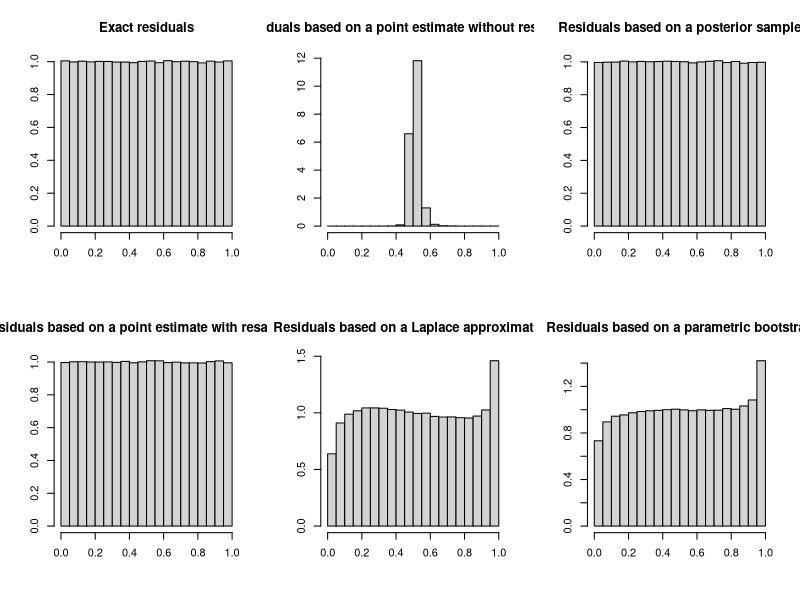

Here is the R script that generated this plot:
rm(list=ls())
mu=10#known
n=1e6
shape=2
scale=2
l=rgamma(n,shape=shape,scale=scale)
s=rpois(length(l),l*mu)
par(mfrow=c(2,3))

u=runif(n,ppois(s-1,l*mu),ppois(s,l*mu))
hist(u,breaks=seq(0,1,0.05),freq=F,xlab='',ylab='',main='Exact residuals')

l2=s/mu#point estimate of l, using MLE
if (F) {v=0.01;l2=rgamma(n,shape=l2^2/v,scale=v/l2)}#add a bit of randomness if desired
u=runif(n,ppois(s-1,l2*mu),ppois(s,l2*mu))
hist(u,breaks=seq(0,1,0.05),freq=F,xlab='',ylab='',main='Residuals based on a point estimate without resampling')

l3=rgamma(n,shape=shape+s,scale=scale/(1+scale*mu))#sample from posterior (or could use multiple and use posterior distribution of p-values)
u=runif(n,ppois(s-1,l3*mu),ppois(s,l3*mu))
hist(u,breaks=seq(0,1,0.05),freq=F,xlab='',ylab='',main='Residuals based on a posterior sample')

#k=shape;theta=scale#prior known
m=mean(l2);v=var(l2)
k=m^2*mu/(v*mu-m);theta=v/m-1/mu#guessing prior using the Law of total expectation and the Law of total variance
l4=rgamma(n,shape=k+l2*mu,scale=theta/(1+theta*mu))#sample from posterior based on MLE
u=runif(n,ppois(s-1,l4*mu),ppois(s,l4*mu))
hist(u,breaks=seq(0,1,0.05),freq=F,xlab='',ylab='',main='Residuals based on a point estimate with resampling')

l5=suppressWarnings(rnorm(length(l2),l2,sqrt(l2^2/s)))
u=runif(n,ppois(s-1,l5*mu),ppois(s,l5*mu))
hist(u,breaks=seq(0,1,0.05),freq=F,xlab='',ylab='',main='Residuals based on a Laplace approximation')

s2=rpois(length(l),l2*mu)
l6=s2/mu
u=runif(n,ppois(s-1,l6*mu),ppois(s,l6*mu))
hist(u,breaks=seq(0,1,0.05),freq=F,xlab='',ylab='',main='Residuals based on a parametric bootstrap')
